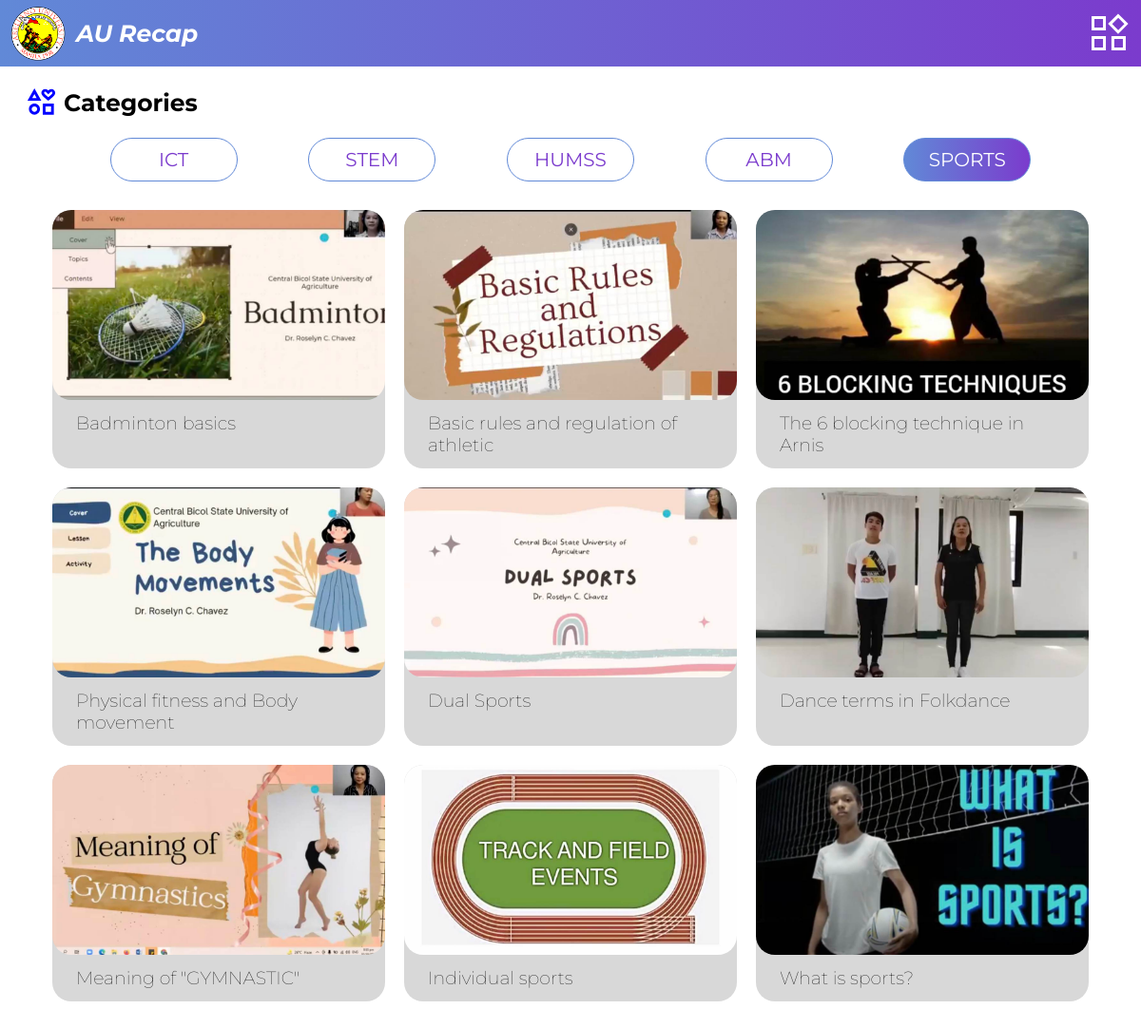
Page /sport.php (signed in) on the committed database.
### tables this page shows
CREATE TABLE `sports` (
  `id` int(11) NOT NULL,
  `title` varchar(255) NOT NULL,
  `path` varchar(255) NOT NULL,
  `description` varchar(255) NOT NULL,
  `thumbnail` varchar(255) NOT NULL
);

### sport.php (the view, shortened to what this page needs)
<?php
    include('controllers/db.php');
?>
<!DOCTYPE html>
<html lang="en">
<head>
    <link rel = "stylesheet" href = "resource/css/nav3.css">
    <link rel = "stylesheet" href = "resource/css/home.css">
</head>
<body>
    <nav class="top">
        <div class="navtitle">
        <img class="logo" src="resource/img/Arellano hi-res_0.png">
        <p class="recap">AU Recap</p>
        </div>
        <img class="widget" src="resource/img/widget.svg">
   </nav>
   <div class="category">
        <img class="interest" src="resource/img/interest.svg">
        <h3 class="ca-text">Categories</h3>
   </div>
        <div class="strands">
            <a href="home.php" class="category-button">ICT</a>
            <a href="stem.php" class="category-button">STEM</a>
            <a href="humss.php" class="category-button">HUMSS</a>
            <a href="abm.php" class="category-button">ABM</a>
            <a href="#" class="category-button active">SPORTS</a>
        </div>
        <div class="main-content">
        <?php
            $query = "SELECT title, description, thumbnail FROM sports";
            $result = mysqli_query($conn, $query);
            if ($result) {
                while ($row = mysqli_fetch_assoc($result)) {
                    $title = $row['title'];
                    $thumbnail = $row['thumbnail'];
                    echo "
                        <div class='column'>
                            <img class='thumbnail' src='$thumbnail' alt='Thumbnail'>
                            <div class='title-container'>
                                <p class='vidtitle'>$title</p>
                            </div>
                        </div>
                    ";
                }
            } else {
                echo "Error executing the query: " . mysqli_error($conn);
            }
        ?>
    </div>
</body>
</html>

### resource/css/nav3.css (style rules this page uses)
* { margin: 0; padding: 0; }
nav { display: flex; align-items: center; justify-content: space-between; height: 70px; margin: 0, 40px; position: sticky; top: 0; background: linear-gradient(to right, #6189D7, #7B3BCD); }
.navtitle { display: flex; align-items: center; }
.logo { padding: 0 10px; width: auto; height: 60px; }
.recap { color:#ffff; font-size: 25px; font-weight: bold; font-style: italic; }
.widget { margin: 0 10px; }

### resource/css/home.css (style rules this page uses)
* { font-family: 'Montserrat', sans-serif; }
.category { display: flex; align-items: center; margin: 0 20px; }
.interest { padding: 20px 6px; height: 35px; width: auto; }
.ca-text { font-size: 25px; }
.category-button { padding: 10px 11px; width: 110px; text-align:center; font-size: 20px; border: 1px solid #6189D7; margin: 0 9px; color: #7B3BCD; border-radius: 25px; text-decoration: none; }
.active { background: linear-gradient(to right, #6189D7, #7B3BCD); color: #fff; transition: .2s; }
.strands { display: flex; align-items: center; justify-content: space-evenly; max-width: 1100px; margin: auto; }
.column { display: flex; flex-direction: column; background-color: rgb(216, 216, 216); border-radius: 20px; }
.vidtitle { font-size: 19px; font-weight: 80; }
.thumbnail { height: 200px; width: 350px; object-fit: cover; border-radius: 20px; }
.main-content { margin: 30px 0; justify-content: center; display: grid; grid-template-columns: 350px 350px 350px; grid-template-rows: auto; gap: 20px; }
.title-container { padding: 13px 25px; }

### rows in the picture
sports: thumbnail (picture), title "Badminton basics"
sports: thumbnail (picture), title "Basic rules and regulation of athletic"
sports: thumbnail (picture), title "The 6 blocking technique in Arnis"
sports: thumbnail (picture), title "Physical fitness and Body movement"
sports: thumbnail (picture), title "Dual Sports"
sports: thumbnail (picture), title "Dance terms in Folkdance"
sports: thumbnail (picture), title "Meaning of \"GYMNASTIC\""
sports: thumbnail (picture), title "Individual sports"
sports: thumbnail (picture), title "What is sports?"
